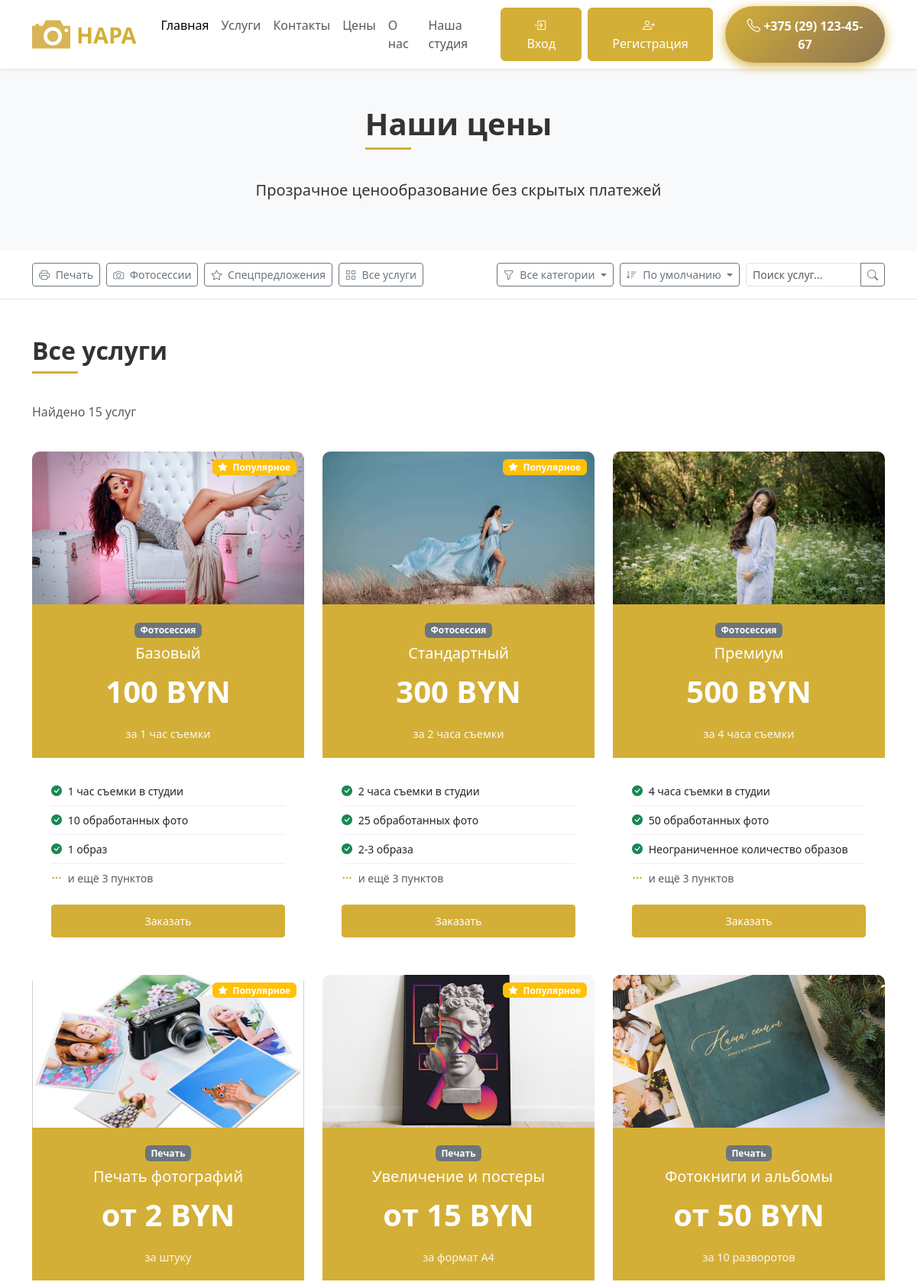
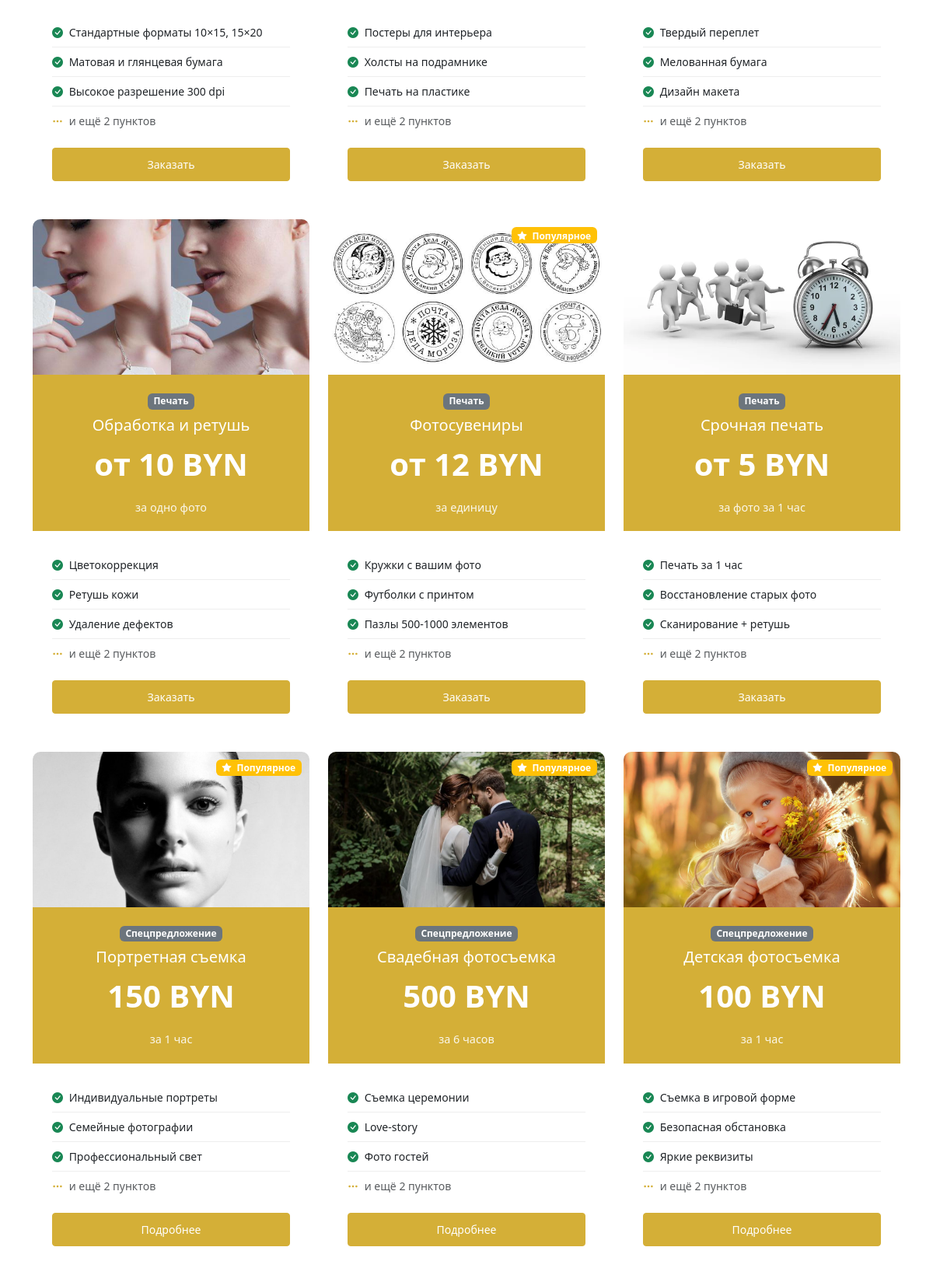
Screenshot of /price (upper part) with the database file from the repository (2 pictures, top to bottom).
### models.py (models this page shows, shortened)
class Service(db.Model):
    __tablename__ = 'services'
    id = db.Column(db.Integer, primary_key=True)
    title = db.Column(db.String(100), nullable=False)
    category = db.Column(db.String(50), nullable=False)  # 'printing', 'photo_session', 'special_offers'
    subcategory = db.Column(db.String(50))  # Для дополнительной фильтрации
    price_from = db.Column(db.String(20))
    price_period = db.Column(db.String(50))
    image_url = db.Column(db.String(200))
    features = db.Column(db.Text)
    description = db.Column(db.Text)
    order_button_text = db.Column(db.String(50), default="Заказать")
    is_popular = db.Column(db.Boolean, default=False)
    price_value = db.Column(db.Float)  # Для сортировки по цене
    created_at = db.Column(db.DateTime, default=datetime.now)

### app.py (the view, shortened to what this page needs)
@app.route("/price")
def price():
    category_filter = request.args.get("category", "all")
    sort_by = request.args.get("sort", "default")
    min_price = request.args.get("min_price")
    max_price = request.args.get("max_price")
    search_query = request.args.get("search", "").strip()
    query = Service.query
    if category_filter != "all":
        query = query.filter_by(category=category_filter)
    if min_price:
        try:
            query = query.filter(Service.price_value >= float(min_price))
        except:
            pass
    if max_price:
        try:
            query = query.filter(Service.price_value <= float(max_price))
        except:
            pass
    if sort_by == "price_asc":
        query = query.order_by(Service.price_value.asc())
    elif sort_by == "price_desc":
        query = query.order_by(Service.price_value.desc())
    elif sort_by == "title":
        query = query.order_by(Service.title.asc())
    elif sort_by == "popular":
        query = query.filter_by(is_popular=True).order_by(Service.created_at.desc())
    else:
        query = query.order_by(Service.category, Service.created_at.desc())
    services = query.all()
    printing_services = [s for s in services if s.category == "printing"]
    photo_session_packages = [s for s in services if s.category == "photo_session"]
    special_offers = [s for s in services if s.category == "special_offers"]
    categories = db.session.query(Service.category).distinct().all()
    categories = [c[0] for c in categories]
    return render_template(
        "price.html",
        services=services,
        printing_services=printing_services,
        photo_session_packages=photo_session_packages,
        special_offers=special_offers,
        categories=categories,
        current_category=category_filter,
        current_sort=sort_by,
        search_query=search_query,
    )

### app.py (called while the page is built)
@app.context_processor
def utility_processor():
    return {'datetime': datetime}

### templates/price.html (shortened to what this page needs)
{% extends 'base.html' %}
{% block main %}
<section class="py-5 bg-light">
  <div class="container">
    <div class="row">
      <div class="col text-center">
        <h1 class="section-title d-inline-block">Наши цены</h1>
        <p class="lead">Прозрачное ценообразование без скрытых платежей</p>
      </div>
    </div>
  </div>
</section>
<section class="py-3 bg-white border-bottom">
  <div class="container">
    <div class="row align-items-center">
      <div class="col-md-6 mb-3 mb-md-0">
        <div class="d-flex flex-wrap gap-2">
          <a href="#printing" class="btn btn-sm btn-outline-secondary">
            <i class="bi bi-printer me-1"></i> Печать
          </a>
          <a href="#photo-sessions" class="btn btn-sm btn-outline-secondary">
            <i class="bi bi-camera me-1"></i> Фотосессии
          </a>
          <a href="#special-offers" class="btn btn-sm btn-outline-secondary">
            <i class="bi bi-star me-1"></i> Спецпредложения
          </a>
          {% if current_category == 'all' %}
          <a href="#all-services" class="btn btn-sm btn-outline-secondary">
            <i class="bi bi-grid me-1"></i> Все услуги
          </a>
          {% endif %}
        </div>
      </div>
      <div class="col-md-6">
        <div class="d-flex gap-2 justify-content-md-end">
          <div class="dropdown">
            <button class="btn btn-sm btn-outline-secondary dropdown-toggle" type="button" data-bs-toggle="dropdown">
              <i class="bi bi-funnel me-1"></i>
              {% if current_category == 'all' %}Все категории
              {% elif current_category == 'printing' %}Печать
              {% elif current_category == 'photo_session' %}Фотосессии
              {% elif current_category == 'special_offers' %}Спецпредложения
              {% else %}Фильтр
              {% endif %}
            </button>
          </div>
          <div class="dropdown">
            <button class="btn btn-sm btn-outline-secondary dropdown-toggle" type="button" data-bs-toggle="dropdown">
              <i class="bi bi-sort-down me-1"></i>
              {% if current_sort == 'default' %}По умолчанию
              {% elif current_sort == 'price_asc' %}Цена ↑
              {% elif current_sort == 'price_desc' %}Цена ↓
              {% elif current_sort == 'title' %}По названию
              {% elif current_sort == 'popular' %}Популярные
              {% else %}Сортировка
              {% endif %}
            </button>
          </div>
   <div class="col-md-4 mb-3 mb-md-0">
        <form method="GET" action="{{ url_for('price') }}" class="position-relative">
          <div class="input-group input-group-sm">
            <input type="text"
                   class="form-control"
                   name="search"
                   placeholder="Поиск услуг..."
                   value="{{ search_query }}"
                   aria-label="Поиск услуг">
            <button class="btn btn-outline-secondary" type="submit">
              <i class="bi bi-search"></i>
            </button>
          </div>
        </form>
      </div>
        </div>
      </div>
    </div>
  </div>
</section>
{% if current_category == 'all' %}
<section id="all-services" class="py-5">
  <div class="container">
    <div class="row mb-4">
      <div class="col">
        <h2 class="section-title">Все услуги</h2>
        <p class="text-muted">Найдено {{ services|length }} услуг</p>
      </div>
    </div>
    <div class="row g-4">
      {% for service in services %}
      <div class="col-md-6 col-lg-4">
        <div class="card price-card h-100 position-relative">
          {% if service.is_popular %}
          <span class="badge bg-warning position-absolute" style="top: 10px; right: 10px; z-index: 1;">
            <i class="bi bi-star-fill me-1"></i> Популярное
          </span>
          {% endif %}
          <div class="price-image">
            <img
              src="{{ url_for('static', filename=service.image_url) }}"
              class="card-img-top"
              alt="{{ service.title }}"
              style="height: 200px; object-fit: cover;"
            />
          </div>
          <div class="price-header">
            <span class="badge bg-secondary mb-2">
              {% if service.category == 'printing' %}Печать
              {% elif service.category == 'photo_session' %}Фотосессия
              {% elif service.category == 'special_offers' %}Спецпредложение
              {% endif %}
            </span>
            <h5 class="mb-0">{{ service.title }}</h5>
            <div class="price-amount mt-2">{{ service.price_from }}</div>
            {% if service.price_period %}
            <div class="price-period">{{ service.price_period }}</div>
            {% endif %}
          </div>
          <div class="price-features">
            {% if service.features and service.features != 'None' %}
            <ul class="mb-3">
              {% for feature in service.features.split(';')[:3] %}
                <li class="small"><i class="bi bi-check-circle-fill text-success me-1"></i> {{ feature }}</li>
              {% endfor %}
              {% if service.features.split(';')|length > 3 %}
                <li class="small text-muted"><i class="bi bi-three-dots me-1"></i> и ещё {{ service.features.split(';')|length - 3 }} пунктов</li>
              {% endif %}
            </ul>
            {% endif %}
            <div class="text-center mt-auto">
              <a
                href="{{ url_for('service_detail', service_id=service.id) }}"
                class="btn btn-primary-custom w-100 btn-sm"
              >{{ service.order_button_text or 'Заказать' }}</a>
            </div>
          </div>
        </div>
      </div>
      {% endfor %}
    </div>
  </div>
</section>
{% endif %}
{% endblock %}

### templates/base.html (shortened to what this page needs)
<!doctype html>
<html lang="ru">
  <head>
    <link
      rel="stylesheet"
      href="{{ url_for('static', filename='css/bootstrap.min.css') }}"
    />
    <link
      rel="stylesheet"
      href="{{ url_for('static', filename='css/bootstrap-icons.css') }}"
    />
    <link
      rel="stylesheet"
      href="{{ url_for('static', filename='css/style.css') }}"
    />
  </head>
  <body>
    <nav
      class="navbar navbar-expand-lg navbar-light bg-white sticky-top shadow-sm"
    >
      <div class="container">
        <a
          class="navbar-brand d-flex justify-content-between align-items-center"
          href="{{ url_for('index') }}"
        >
          <img
            src="{{ url_for('static', filename='images/icon.svg') }}"
            alt="Иконка камеры"
            width="50"
            height="50"
            class="icon-custom"
          />
          <span class="m-2">НАРА</span>
        </a>
        <div class="collapse navbar-collapse" id="navbarNav">
          <ul class="navbar-nav me-auto">
            <li class="nav-item">
              <a class="nav-link active" href="{{ url_for('index') }}"
                >Главная</a
              >
            </li>
            <li class="nav-item">
              <a class="nav-link" href="{{ url_for('index') }}#services"
                >Услуги</a
              >
            </li>
            <li class="nav-item">
              <a class="nav-link" href="{{ url_for('index') }}#contact"
                >Контакты</a
              >
            </li>
            <li class="nav-item">
              <a class="nav-link" href="{{ url_for('price') }}">Цены</a>
            </li>
            <li class="nav-item">
              <a class="nav-link" href="{{ url_for('about') }}">О нас</a>
            </li>
            <li class="nav-item">
              <a class="nav-link" href="{{ url_for('studio') }}">Наша студия</a>
            </li>
          </ul>
          <div class="d-flex align-items-center">
            {% if current_user.is_authenticated %}
            <div class="dropdown mx-3">
              <button
                class="btn btn-primary-custom dropdown-toggle"
                type="button"
                data-bs-toggle="dropdown"
              >
                <i class="bi bi-person me-1"></i>
                {% if current_user.first_name %} {{ current_user.first_name }}
                {% else %} {{ current_user.username }} {% endif %}
              </button>
              <ul class="dropdown-menu">
                <li>
                  <a class="dropdown-item" href="{{ url_for('profile') }}"
                    ><i class="bi bi-person-circle me-2"></i>Профиль</a
                  >
                </li>
                {% if current_user.is_admin %}
                <li>
                  <a class="dropdown-item" href="{{ url_for('admin.dashboard') }}"
                    ><i class="bi bi-shield-lock me-2"></i>Админ-панель</a
                  >
                </li>
                <li><hr class="dropdown-divider" /></li>
                {% endif %}
                <li>
                  <a class="dropdown-item" href="{{ url_for('logout') }}"
                    ><i class="bi bi-box-arrow-right me-2"></i>Выйти</a
                  >
                </li>
              </ul>
            </div>
            {% else %}
            <a
              href="{{ url_for('login') }}"
              class="btn btn-primary-custom me-2"
            >
              <i class="bi bi-box-arrow-in-right me-1"></i>Вход
            </a>
            <a
              href="{{ url_for('register') }}"
              class="btn btn-primary-custom me-3"
            >
              <i class="bi bi-person-plus me-1"></i>Регистрация
            </a>
            {% endif %}
            <a href="tel:+375291234567" class="btn btn-phone ">
              <i class="bi bi-telephone me-1"></i>+375 (29) 123-45-67
            </a>
          </div>
        </div>
      </div>
    </nav>
  {% block main %}{% endblock %}
  </body>
</html>

### static/css/style.css (style rules this page uses)
:root { --primary-color: #d4af37; --secondary-color: #8b7355; --dark-color: #333333; --light-color: #f8f9fa; }
body { font-family: "Segoe UI", Tahoma, Geneva, Verdana, sans-serif; color: var(--dark-color); }
.navbar-brand { font-weight: 700; color: var(--primary-color) !important; font-size: 1.8rem; }
.nav-link { font-weight: 500; transition: color 0.3s; }
.section-title { position: relative; margin-bottom: 3rem; font-weight: 700; }
.section-title:after { content: ""; position: absolute; bottom: -10px; left: 0; width: 60px; height: 3px; background-color: var(--primary-color); }
.btn-primary-custom { background-color: var(--primary-color); border-color: var(--primary-color); color: white; font-weight: 500; padding: 10px 25px; }
.icon-custom { filter: brightness(0) saturate(100%) invert(72%) sepia(65%) saturate(365%) hue-rotate(3deg) brightness(92%) contrast(87%); }
.price-card { border: none; border-radius: 10px; transition: transform 0.3s, box-shadow 0.3s; overflow: hidden; }
.price-header { background-color: #d4af37; color: white; padding: 20px; text-align: center; }
.price-amount { font-size: 2.5rem; font-weight: 700; margin: 15px 0; }
.price-period { font-size: 0.9rem; opacity: 0.9; }
.price-features { padding: 25px; }
.price-features ul { list-style: none; padding: 0; }
.price-features li { padding: 8px 0; border-bottom: 1px solid #eee; }
.price-features li:last-child { border-bottom: none; }
.price-features i { color: #d4af37; margin-right: 10px; }
.form-control { border-radius: 5px; }
.btn-phone { background: linear-gradient(135deg, var(--primary-color) 0%, var(--secondary-color) 100%); border: none; color: white; font-weight: 600; padding: 12px 25px; border-radius: 50px; box-shadow: 0 4px 15px #d4af37; transition: all 0.3s ease; position: relative; overflow: hidden; }
.btn-phone::before { content: ''; position: absolute; top: 0; left: -100%; width: 100%; height: 100%; background: linear-gradient(90deg, transparent, rgba(255,255,255,0.2), transparent); transition: left 0.5s; }
.btn-phone .bi-telephone { font-size: 1.1em; margin-right: 8px; }

### rows the page displays
Service: is_popular True (drawn), image_url (picture), category "Фотосессия", title "Базовый", price_from "100 BYN", price_period "за 1 час съемки", 3 "1 час съемки в студии" "10 обработанных фото" "1 образ", features.split|length "3", order_button_text "Заказать"
Service: is_popular True (drawn), image_url (picture), category "Фотосессия", title "Стандартный", price_from "300 BYN", price_period "за 2 часа съемки", 3 "2 часа съемки в студии" "25 обработанных фото" "2-3 образа", features.split|length "3", order_button_text "Заказать"
Service: image_url (picture), category "Фотосессия", title "Премиум", price_from "500 BYN", price_period "за 4 часа съемки", 3 "4 часа съемки в студии" "50 обработанных фото" "Неограниченное количество образов", features.split|length "3", order_button_text "Заказать"
Service: is_popular True (drawn), image_url (picture), category "Печать", title "Печать фотографий", price_from "от 2 BYN", price_period "за штуку", 3 "Стандартные форматы 10×15, 15×20" "Матовая и глянцевая бумага" "Высокое разрешение 300 dpi", features.split|length "2", order_button_text "Заказать"
Service: is_popular True (drawn), image_url (picture), category "Печать", title "Увеличение и постеры", price_from "от 15 BYN", price_period "за формат А4", 3 "Постеры для интерьера" "Холсты на подрамнике" "Печать на пластике", features.split|length "2", order_button_text "Заказать"
Service: image_url (picture), category "Печать", title "Фотокниги и альбомы", price_from "от 50 BYN", price_period "за 10 разворотов", 3 "Твердый переплет" "Мелованная бумага" "Дизайн макета", features.split|length "2", order_button_text "Заказать"
Service: image_url (picture), category "Печать", title "Обработка и ретушь", price_from "от 10 BYN", price_period "за одно фото", 3 "Цветокоррекция" "Ретушь кожи" "Удаление дефектов", features.split|length "2", order_button_text "Заказать"
Service: is_popular True (drawn), image_url (picture), category "Печать", title "Фотосувениры", price_from "от 12 BYN", price_period "за единицу", 3 "Кружки с вашим фото" "Футболки с принтом" "Пазлы 500-1000 элементов", features.split|length "2", order_button_text "Заказать"
Service: image_url (picture), category "Печать", title "Срочная печать", price_from "от 5 BYN", price_period "за фото за 1 час", 3 "Печать за 1 час" "Восстановление старых фото" "Сканирование + ретушь", features.split|length "2", order_button_text "Заказать"
Service: is_popular True (drawn), image_url (picture), category "Спецпредложение", title "Портретная съемка", price_from "150 BYN", price_period "за 1 час", 3 "Индивидуальные портреты" "Семейные фотографии" "Профессиональный свет", features.split|length "2", order_button_text "Подробнее"
Service: is_popular True (drawn), image_url (picture), category "Спецпредложение", title "Свадебная фотосъемка", price_from "500 BYN", price_period "за 6 часов", 3 "Съемка церемонии" "Love-story" "Фото гостей", features.split|length "2", order_button_text "Подробнее"
Service: is_popular True (drawn), image_url (picture), category "Спецпредложение", title "Детская фотосъемка", price_from "100 BYN", price_period "за 1 час", 3 "Съемка в игровой форме" "Безопасная обстановка" "Яркие реквизиты", features.split|length "2", order_button_text "Подробнее"

### other values shown
{{ services|length }} "15"
